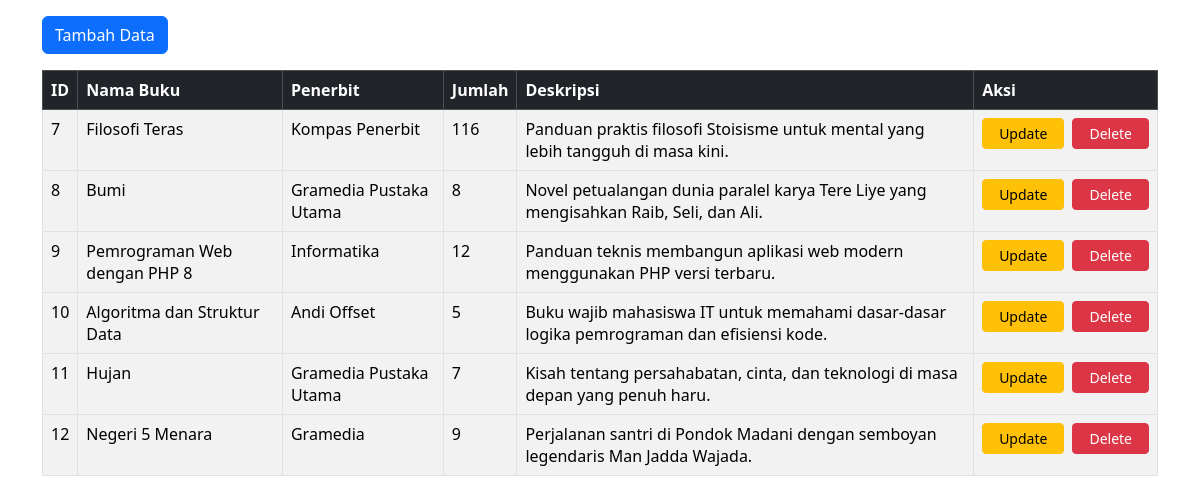
The page / on the database its author committed.
### tables this page shows
CREATE TABLE `buku` (
  `id` int(11) NOT NULL,
  `nama_buku` varchar(255) NOT NULL,
  `penerbit` varchar(100) DEFAULT NULL,
  `jumlah` int(11) DEFAULT 0,
  `deskripsi` varchar(100) DEFAULT NULL
);

### index.php (the view, shortened to what this page needs)
<?php
  include 'connection.php';
?>
<html lang="en">
<head>
  <link href="https://cdn.jsdelivr.net/npm/bootstrap@5.3.8/dist/css/bootstrap.min.css" rel="stylesheet">
</head>
<body>
  <div class="container mt-3">
    <a href="add.php" class="btn btn-primary btn-md mb-3">Tambah Data</a>
    <table class="table table-striped table-hover table-bordered">
    <thead class="table-dark">
      <th>ID</th>
      <th>Nama Buku</th>
      <th>Penerbit</th>
      <th>Jumlah</th>
      <th>Deskripsi</th>
      <th>Aksi</th>
    </thead>
    <?php
      $sqlget = "SELECT * FROM buku";
      $query = mysqli_query($conn, $sqlget);
      while ($data = mysqli_fetch_array($query)) {
        echo "
        <tbody>
          <tr>
            <td>$data[id]</td>
            <td>$data[nama_buku]</td>
            <td>$data[penerbit]</td>
            <td>$data[jumlah]</td>
            <td>$data[deskripsi]</td>
            <td class='text-center'>
               <div class='d-flex justify-content-center gap-2'>
                  <a href='update.php?id={$data['id']}' class='btn btn-sm btn-warning px-3 btn-outline'>Update</a>
                  <a href='delete.php?id={$data['id']}' class='btn btn-sm btn-danger px-3 btn-outline '>Delete</a>
               </div>
            </td>
          </tr>
        </tbody>";
        }
    ?>
  </table>
  </div>
</body>
</html>

### rows shown on the page
buku: id "7", nama_buku "Filosofi Teras", penerbit "Kompas Penerbit", jumlah "116", deskripsi "Panduan praktis filosofi Stoisisme untuk mental yang lebih tangguh di masa kini."
buku: id "8", nama_buku "Bumi", penerbit "Gramedia Pustaka Utama", jumlah "8", deskripsi "Novel petualangan dunia paralel karya Tere Liye yang mengisahkan Raib, Seli, dan Ali."
buku: id "9", nama_buku "Pemrograman Web dengan PHP 8", penerbit "Informatika", jumlah "12", deskripsi "Panduan teknis membangun aplikasi web modern menggunakan PHP versi terbaru."
buku: id "10", nama_buku "Algoritma dan Struktur Data", penerbit "Andi Offset", jumlah "5", deskripsi "Buku wajib mahasiswa IT untuk memahami dasar-dasar logika pemrograman dan efisiensi kode."
buku: id "11", nama_buku "Hujan", penerbit "Gramedia Pustaka Utama", jumlah "7", deskripsi "Kisah tentang persahabatan, cinta, dan teknologi di masa depan yang penuh haru."
buku: id "12", nama_buku "Negeri 5 Menara", penerbit "Gramedia", jumlah "9", deskripsi "Perjalanan santri di Pondok Madani dengan semboyan legendaris Man Jadda Wajada."
